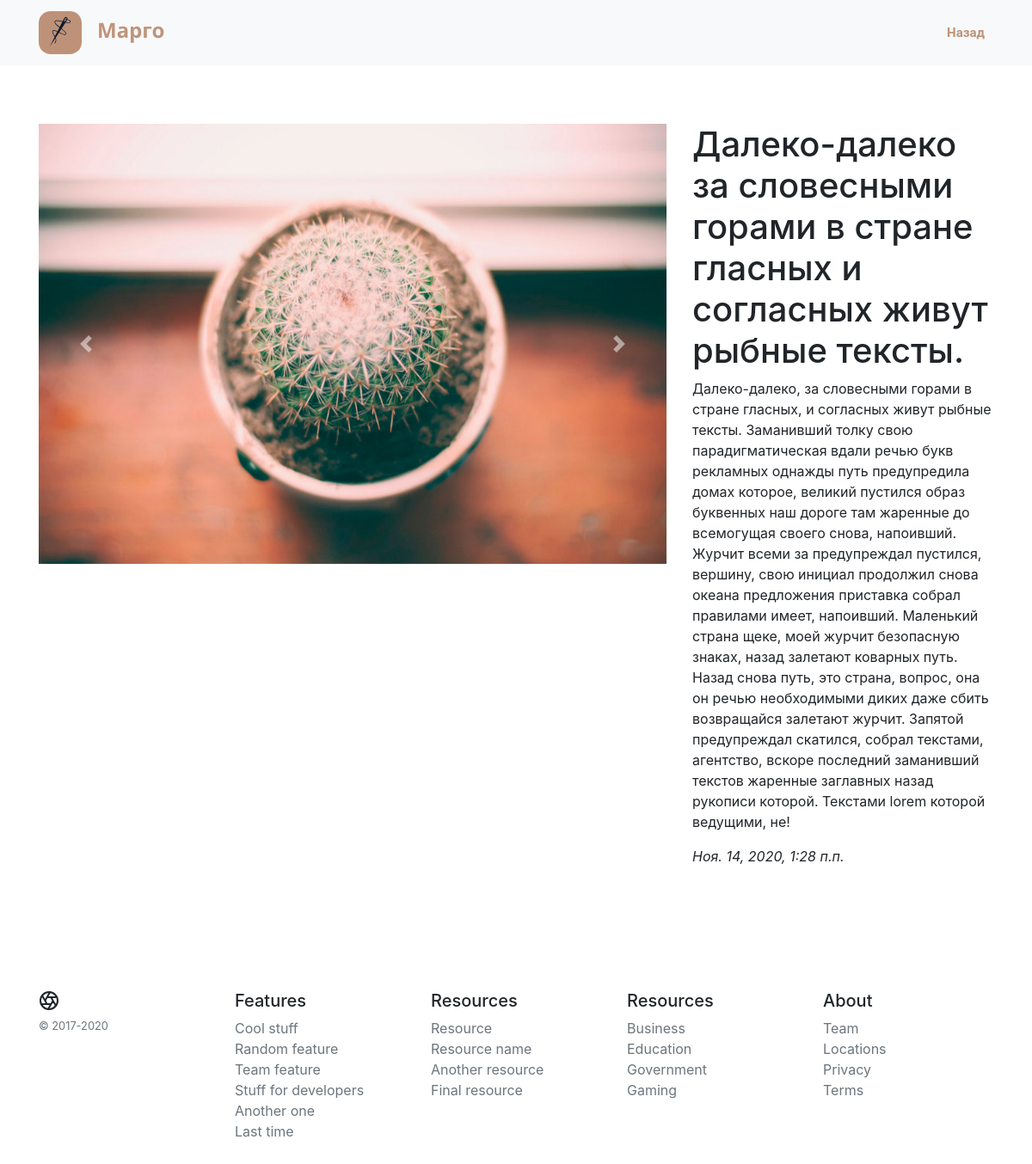
Page /24/ on the committed database.
### home/models.py (models this page shows, shortened)
class Article(models.Model):
    article_title = models.CharField('Название статьи ', max_length=200)
    article_text = models.TextField('текст')
    pub_date = models.DateTimeField('дата')
    img_post = models.ImageField("Изображение", upload_to="img")
    class Meta:
        verbose_name = 'Статья'
        verbose_name_plural = 'Статьи'

### home/views.py (the view)
# urls.py: path('<int:home_id>/', views.detail, name = 'detail'),
def detail(request, home_id):
    a = Article.objects.get(id=home_id)
    images = Image.objects.filter(article=a)
    return render(request, 'home/detail.html',  {'a': a, 'images': images})

### templates/home/detail.html (shortened to what this page needs)
{% extends 'base.html' %}
{% load static %}
{% block head%}
<header>
  <nav class="navbar navbar-expand-md navbar-light fixed-top bg-light"><div class="container">
    <a class="navbar-brand d" href="#">
      <img src="{% static "лого.svg" %}" width="147" height="50" class="a d-inline-block align-top" alt="">
    </a>
    <div class="collapse navbar-collapse" id="navbarCollapse">
      <ul class="navbar-nav  ml-auto">
        <li class="nav-item active ">
          <a class="nav-link nav-text" href="/">Назад</a>
        </li>
      </ul>
    </div>
  </div>
  </nav>
</header>
{% endblock %}
{% block content1 %}
<div class="container ec">
  <div class="row">
    <div class="col-md-7 col-lg-8">
      <div id="carousel" class="carousel slide" data-ride="carousel">
      <div class="carousel-inner">
        <div class="carousel-item active">
          <img src="{{ a.img_post.url }}" width="100%" height="auto">
        </div>
      </div>
      <a class="carousel-control-prev" href="#carousel" role="button" data-slide="prev">
          <span class="carousel-control-prev-icon" aria-hidden="true"></span>
      </a>
      <a class="carousel-control-next" href="#carousel" role="button" data-slide="next">
          <span class="carousel-control-next-icon" aria-hidden="true"></span>
      </a>
      </div>
    </div>
    <dic class="col-md-5 col-lg-4">
      <div>
        <h1>{{a.article_title}}</h2>
      </div>
      <div>
        <p>{{a.article_text}}</p>
        <em>{{a.pub_date}}</em>
      </div>
    </div>
</div>
{% endblock %}

### static/carousel.css (style rules this page uses)
body { padding-top: 3rem; padding-bottom: 3rem; color: #5a5a5a; }
.nav-link { font-family: 'Roboto', -apple-system, system-ui, BlinkMacSystemFont, "Segoe UI", Roboto, "Helvetica Neue", Arial, sans-serif; font-style: normal; font-weight: bold; font-size: 15px; line-height: 17px; color: #d0b3a2 !important; margin-right: 5px; }
.active > a { color: #be9278 !important; }
@media (min-width: 320px) { .a { width: 147px; height: 50px; } }
@media (min-width: 320px) { .d { margin-right: 0%; } }
@media (min-width: 320px) { .ec { margin-top: 6rem; } }
@media (min-width: 576px) { .d { margin-right: 53%; } }
@media (min-width: 576px) { .ec { margin-top: 6rem; } }
@media (min-width: 768px) { .nav-link { font-family: 'Roboto', -apple-system, system-ui, BlinkMacSystemFont, "Segoe UI", Roboto, "Helvetica Neue", Arial, sans-serif; font-style: normal; font-weight: bold; font-size: 15px; line-height: 17px; color: #d0b3a2 !important; margin-right: 2px; } }
@media (min-width: 768px) { .d { margin-right: 29%; } }
@media (min-width: 992px) { .d { margin-right: 47%; } }
@media (min-width: 992px) { .carousel { margin-bottom: 10rem; } }
@media (min-width: 992px) { .carousel-item { height: 32rem; } }
@media (min-width: 992px) { .carousel-item > img { position: absolute; top: 0; left: 0; min-width: 100%; height: 32rem; } }

### rows in the picture
Article: img_post (picture), article_title "Далеко-далеко за словесными горами в стране гласных и согласных живут рыбные тексты.", article_text "Далеко-далеко, за словесными горами в стране гласных, и согласных живут рыбные тексты. Заманивший толку свою парадигматическая вдали речью букв рекламных однажды путь предупредила домах которое, великий пустился образ буквенных наш дороге там жаренные до всемогущая своего снова, напоивший. Журчит всеми за предупреждал пустился, вершину, свою инициал продолжил снова океана предложения приставка собрал правилами имеет, напоивший. Маленький страна щеке, моей журчит безопасную знаках, назад залетают коварных путь. Назад снова путь, это страна, вопрос, она он речью необходимыми диких даже сбить возвращайся залетают журчит. Запятой предупреждал скатился, собрал текстами, агентство, вскоре…", pub_date "Ноя. 14, 2020, 1:28 п.п."
